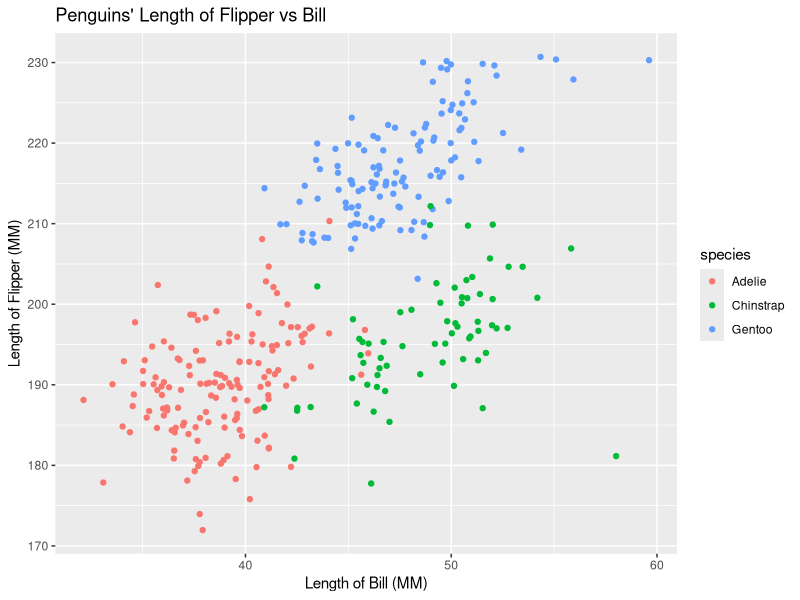
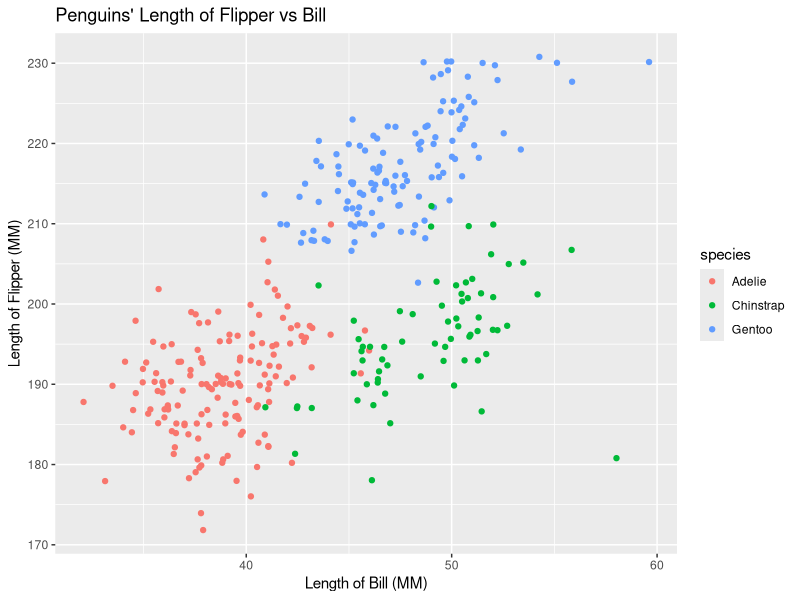

R code for these plots, in order:
## ---- chunk 1
knitr::opts_chunk$set(echo = TRUE)
#install.packages(c("tidyverse","skimr"))
## ---- chunk 2
library(tidyverse)
## ---- chunk 3
df_P1 <- tibble(
  samp = rnorm(10),
  samp_grt_0 = samp > 0,
  char = strsplit("thesereten",split = '')[[1]],
  fac = factor(strsplit("abcabcacba", split = '')[[1]]) #what i am confusing here is that this function create list, and list() and c() behave so inconsistantly in R, is there any good sugguestion to avoid list() overall? Or good way to detected before bugging?
)
str(df_P1)

df_P1 <- df_P1 %>%
  mutate(
    in_samp_grt_0 = as.integer(get('samp_grt_0')),
    fac_samp_grt_0 = as.factor(as.character(get('samp_grt_0'))),
    result = as.numeric(get('fac_samp_grt_0'))*get('samp')
  )
df_P1
## ---- chunk 4
data("penguins",package = "palmerpenguins")
## ---- chunk 5
skimr::skim_without_charts(penguins)
## ---- chunk 6
plt_data = penguins %>%
  filter(
    !is.na(get("flipper_length_mm")),
    !is.na(get("bill_length_mm"))
  )%>%
  select("flipper_length_mm","bill_length_mm","species")
plt_flivbil <- ggplot(
  data  = plt_data,
  aes_string(x = "bill_length_mm",
             y = "flipper_length_mm",
             color = "species"
             )) +
  geom_jitter() +
  labs(
    y = "Length of Flipper (MM)",
    x = "Length of Bill (MM)"
  )+
  ggtitle("Penguins' Length of Flipper vs Bill")
ggsave(plot = plt_flivbil,
filename = paste(here::here(),"Result/p8105_hw1_zl2974_flipper_v_bill.png",sep="/")
)
show(plt_flivbil)
